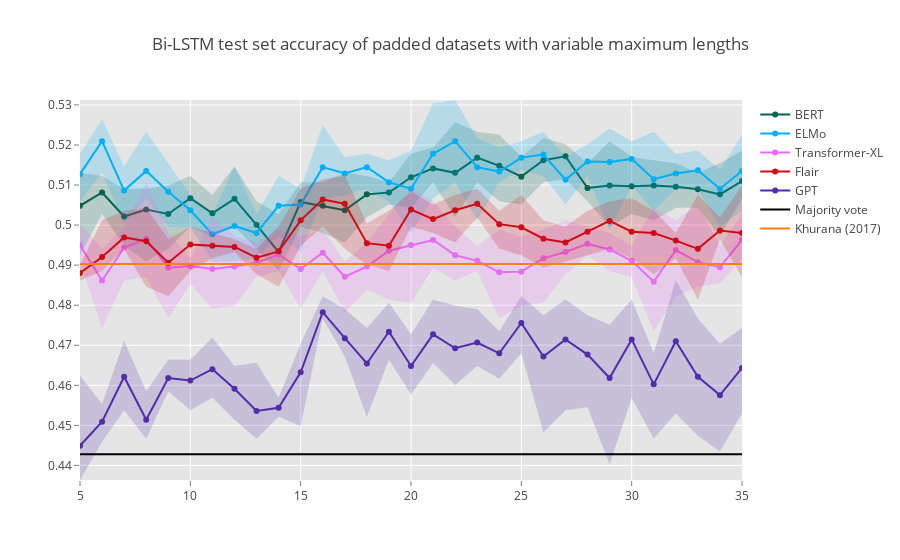

Notebook code for this chart:
### Code cell
x = list(range(5, 36))
x_rev = x[::-1]

# BERT
bert_matrix = np.transpose(np.array([np.array(list(acc_round.values())) for acc_round in bert_rounds]))
bert_y = [np.average(row) for row in bert_matrix]
bert_y_upper = [row.max() for row in bert_matrix]
bert_y_lower = [row.min() for row in bert_matrix]
bert_y_lower = bert_y_lower[::-1]

bert1 = go.Scatter(
    x = x + x_rev,
    y = bert_y_upper + bert_y_lower,
    fill = 'tozerox',
    fillcolor = 'rgba(0,100,80,0.2)',
    line = dict(color = 'rgba(255,255,255,0)'),
    showlegend = False,
    name = 'BERT',
)
bert2 = go.Scatter(
    x = x,
    y = bert_y,
    line = dict(color='rgb(0,100,80)'),
    mode = 'lines+markers',
    name = 'BERT',
)

# ELMo
elmo_matrix = np.transpose(np.array([np.array(list(acc_round.values())) for acc_round in elmo_rounds]))
elmo_y = [np.average(row) for row in elmo_matrix]
elmo_y_upper = [row.max() for row in elmo_matrix]
elmo_y_lower = [row.min() for row in elmo_matrix]
elmo_y_lower = elmo_y_lower[::-1]

elmo1 = go.Scatter(
    x = x + x_rev,
    y = elmo_y_upper + elmo_y_lower,
    fill = 'tozerox',
    fillcolor = 'rgba(0,176,246,0.2)',
    line = dict(color = 'rgba(255,255,255,0)'),
    showlegend = False,
    name = 'ELMo',
)
elmo2 = go.Scatter(
    x = x,
    y = elmo_y,
    line = dict(color='rgb(0,176,246)'),
    mode = 'lines+markers',
    name = 'ELMo',
)

# Transformer-XL
transformerxl_matrix = np.transpose(np.array([np.array(list(acc_round.values())) for acc_round in transformerxl_rounds]))
transformerxl_y = [np.average(row) for row in transformerxl_matrix]
transformerxl_y_upper = [row.max() for row in transformerxl_matrix]
transformerxl_y_lower = [row.min() for row in transformerxl_matrix]
transformerxl_y_lower = transformerxl_y_lower[::-1]

transformerxl1 = go.Scatter(
    x = x + x_rev,
    y = transformerxl_y_upper + transformerxl_y_lower,
    fill = 'tozerox',
    fillcolor = 'rgba(231,107,243,0.2)',
    line = dict(color = 'rgba(255,255,255,0)'),
    showlegend = False,
    name = 'Transformer-XL',
)
transformerxl2 = go.Scatter(
    x = x,
    y = transformerxl_y,
    line = dict(color='rgb(231,107,243)'),
    mode = 'lines+markers',
    name = 'Transformer-XL',
)

# Flair
flair_matrix = np.transpose(np.array([np.array(list(acc_round.values())) for acc_round in flair_rounds]))
flair_y = [np.average(row) for row in flair_matrix]
flair_y_upper = [row.max() for row in flair_matrix]
flair_y_lower = [row.min() for row in flair_matrix]
flair_y_lower = flair_y_lower[::-1]

flair1 = go.Scatter(
    x = x + x_rev,
    y = flair_y_upper + flair_y_lower,
    fill = 'tozerox',
    fillcolor = 'rgba(205,12,24,0.2)',
    line = dict(color = 'rgba(205,12,24,0)'),
    showlegend = False,
    name = 'Flair',
)
flair2 = go.Scatter(
    x = x,
    y = flair_y,
    line = dict(color='rgb(205,12,24)'),
    mode = 'lines+markers',
    name = 'Flair',
)

# GPT
gpt_matrix = np.transpose(np.array([np.array(list(acc_round.values())) for acc_round in gpt_rounds]))
gpt_y = [np.average(row) for row in gpt_matrix]
gpt_y_upper = [row.max() for row in gpt_matrix]
gpt_y_lower = [row.min() for row in gpt_matrix]
gpt_y_lower = gpt_y_lower[::-1]

gpt1 = go.Scatter(
    x = x + x_rev,
    y = gpt_y_upper + gpt_y_lower,
    fill = 'tozerox',
    fillcolor = 'rgba(81, 45, 168, 0.2)',
    line = dict(color = 'rgba(81, 45, 168, 0)'),
    showlegend = False,
    name = 'GPT',
)
gpt2 = go.Scatter(
    x = x,
    y = gpt_y,
    line = dict(color='rgb(81, 45, 168)'),
    mode = 'lines+markers',
    name = 'GPT',
)

# Baseline and highest performance
baseline = go.Scatter(
    x = x,
    y = [0.4428 for i in x],
    line = dict(color='rgb(0,0,0)'),
    mode = 'lines',
    name = 'Majority vote',
)
best_past_performance = go.Scatter(
    x = x,
    y = [0.4903 for i in x],
    mode = 'lines',
    name = 'Khurana (2017)',
)


data = [bert1, bert2, elmo1, elmo2, transformerxl1, transformerxl2, flair1, flair2, gpt1, gpt2, baseline, best_past_performance]
layout = go.Layout(
    title = 'Bi-LSTM test set accuracy of padded datasets with variable maximum lengths',
    paper_bgcolor = 'rgb(255,255,255)',
    plot_bgcolor = 'rgb(229,229,229)',
    xaxis = dict(
        gridcolor = 'rgb(255,255,255)',
        range = [5,35],
        showgrid = True,
        showline = False,
        showticklabels = True,
        tickcolor = 'rgb(127,127,127)',
        ticks = 'outside',
        zeroline = False
    ),
    yaxis=dict(
        gridcolor='rgb(255,255,255)',
        showgrid = True,
        showline = False,
        showticklabels = True,
        tickcolor = 'rgb(127,127,127)',
        ticks = 'outside',
        zeroline = False
    ),
)

fig = go.Figure(data = data, layout = layout)

iplot(fig)

### Figure 1 — Plotly figure (JSON) as saved in the notebook; plotly's stock layout.template omitted (floating-point values rounded to 4 significant figures)
{"data": [{"fill": "tozerox", "fillcolor": "rgba(0,100,80,0.2)", "line": {"color": "rgba(255,255,255,0)"}, "name": "BERT", "showlegend": false, "type": "scatter", "uid": "1c8871ab-5e2c-459e-a40b-c22d2287ec1d", "x": [5, 6, 7, 8, 9, 10, 11, 12, 13, 14, 15, 16, 17, 18, 19, 20, 21, 22, 23, 24, 25, 26, 27, 28, 29, 30, 31, 32, 33, 34, 35, 35, 34, 33, 32, 31, 30, 29, 28, 27, 26, 25, 24, 23, 22, 21, 20, 19, 18, 17, 16, 15, 14, 13, 12, 11, 10, 9, 8, 7, 6, 5], "y": [0.513, 0.5123, 0.5091, 0.5091, 0.5099, 0.5123, 0.5075, 0.5146, 0.5059, 0.5028, 0.5107, 0.5107, 0.513, 0.5123, 0.5107, 0.5178, 0.5194, 0.5257, 0.5233, 0.5225, 0.517, 0.5217, 0.5202, 0.5154, 0.5209, 0.517, 0.5162, 0.5154, 0.513, 0.5154, 0.5186, 0.5067, 0.4972, 0.5043, 0.5043, 0.5012, 0.5028, 0.4996, 0.5059, 0.5115, 0.5107, 0.5051, 0.5059, 0.5107, 0.502, 0.5107, 0.5043, 0.5051, 0.502, 0.4957, 0.498, 0.4996, 0.4885, 0.4941, 0.4996, 0.4972, 0.4996, 0.4941, 0.4909, 0.4949, 0.5028, 0.4925]}, {"line": {"color": "rgb(0,100,80)"}, "mode": "lines+markers", "name": "BERT", "type": "scatter", "uid": "23f45320-2984-4306-b778-690a059ffcd1", "x": [5, 6, 7, 8, 9, 10, 11, 12, 13, 14, 15, 16, 17, 18, 19, 20, 21, 22, 23, 24, 25, 26, 27, 28, 29, 30, 31, 32, 33, 34, 35], "y": [0.5048, 0.5081, 0.5021, 0.5039, 0.5028, 0.5067, 0.5029, 0.5066, 0.5001, 0.4933, 0.5058, 0.5048, 0.5037, 0.5077, 0.5081, 0.5119, 0.5142, 0.513, 0.5168, 0.5148, 0.5121, 0.5162, 0.5172, 0.5092, 0.5099, 0.5097, 0.5099, 0.5096, 0.5089, 0.5077, 0.511]}, {"fill": "tozerox", "fillcolor": "rgba(0,176,246,0.2)", "line": {"color": "rgba(255,255,255,0)"}, "name": "ELMo", "showlegend": false, "type": "scatter", "uid": "e6e423fd-eb9a-429d-a241-564091ec7df1", "x": [5, 6, 7, 8, 9, 10, 11, 12, 13, 14, 15, 16, 17, 18, 19, 20, 21, 22, 23, 24, 25, 26, 27, 28, 29, 30, 31, 32, 33, 34, 35, 35, 34, 33, 32, 31, 30, 29, 28, 27, 26, 25, 24, 23, 22, 21, 20, 19, 18, 17, 16, 15, 14, 13, 12, 11, 10, 9, 8, 7, 6, 5], "y": [0.5178, 0.5265, 0.5146, 0.5233, 0.5154, 0.5075, 0.5028, 0.5146, 0.5028, 0.5123, 0.5091, 0.5249, 0.517, 0.5178, 0.5162, 0.5186, 0.5304, 0.5312, 0.5217, 0.5194, 0.5209, 0.5233, 0.517, 0.5202, 0.5241, 0.5209, 0.5233, 0.5178, 0.5186, 0.5138, 0.5225, 0.5036, 0.4996, 0.5091, 0.5091, 0.5036, 0.5099, 0.4988, 0.5123, 0.5051, 0.5123, 0.5138, 0.5107, 0.5012, 0.5107, 0.5067, 0.498, 0.5059, 0.5091, 0.5075, 0.5067, 0.4933, 0.4972, 0.4917, 0.4909, 0.4909, 0.4996, 0.4996, 0.5067, 0.5004, 0.513, 0.5059]}, {"line": {"color": "rgb(0,176,246)"}, "mode": "lines+markers", "name": "ELMo", "type": "scatter", "uid": "d5441fb1-3fb8-4f78-9293-bdb0d7dfe19e", "x": [5, 6, 7, 8, 9, 10, 11, 12, 13, 14, 15, 16, 17, 18, 19, 20, 21, 22, 23, 24, 25, 26, 27, 28, 29, 30, 31, 32, 33, 34, 35], "y": [0.5127, 0.5209, 0.5086, 0.5135, 0.5083, 0.5037, 0.4977, 0.4998, 0.498, 0.5048, 0.5051, 0.5145, 0.5129, 0.5145, 0.5107, 0.5091, 0.5178, 0.5209, 0.5145, 0.5134, 0.5168, 0.5176, 0.5113, 0.5159, 0.5157, 0.5165, 0.5115, 0.5129, 0.5137, 0.5091, 0.5135]}, {"fill": "tozerox", "fillcolor": "rgba(231,107,243,0.2)", "line": {"color": "rgba(255,255,255,0)"}, "name": "Transformer-XL", "showlegend": false, "type": "scatter", "uid": "ca01c846-84a5-4c8f-a82c-8986d28a2b2c", "x": [5, 6, 7, 8, 9, 10, 11, 12, 13, 14, 15, 16, 17, 18, 19, 20, 21, 22, 23, 24, 25, 26, 27, 28, 29, 30, 31, 32, 33, 34, 35, 35, 34, 33, 32, 31, 30, 29, 28, 27, 26, 25, 24, 23, 22, 21, 20, 19, 18, 17, 16, 15, 14, 13, 12, 11, 10, 9, 8, 7, 6, 5], "y": [0.5004, 0.4941, 0.4996, 0.5107, 0.498, 0.4917, 0.502, 0.4972, 0.4957, 0.4988, 0.4972, 0.4988, 0.4909, 0.4957, 0.5028, 0.5091, 0.5059, 0.4996, 0.4949, 0.4988, 0.4972, 0.4988, 0.5012, 0.4996, 0.498, 0.4949, 0.5043, 0.5012, 0.5051, 0.4949, 0.5028, 0.4917, 0.4854, 0.4846, 0.4822, 0.4735, 0.487, 0.4885, 0.4925, 0.4877, 0.4806, 0.4798, 0.4767, 0.4885, 0.4862, 0.4893, 0.4806, 0.4814, 0.4838, 0.4783, 0.4885, 0.4791, 0.4885, 0.487, 0.4798, 0.4791, 0.4854, 0.4767, 0.487, 0.4862, 0.4743, 0.4909]}, {"line": {"color": "rgb(231,107,243)"}, "mode": "lines+markers", "name": "Transformer-XL", "type": "scatter", "uid": "b093c7ee-a18c-4a8c-b5c5-a4fb4e36b755", "x": [5, 6, 7, 8, 9, 10, 11, 12, 13, 14, 15, 16, 17, 18, 19, 20, 21, 22, 23, 24, 25, 26, 27, 28, 29, 30, 31, 32, 33, 34, 35], "y": [0.495, 0.4862, 0.4944, 0.4966, 0.4893, 0.4898, 0.489, 0.4896, 0.4906, 0.4926, 0.489, 0.4931, 0.4871, 0.4896, 0.4936, 0.495, 0.4963, 0.4925, 0.4911, 0.4882, 0.4884, 0.4917, 0.4933, 0.4953, 0.4939, 0.4911, 0.4858, 0.4938, 0.4908, 0.4895, 0.4963]}, {"fill": "tozerox", "fillcolor": "rgba(205,12,24,0.2)", "line": {"color": "rgba(205,12,24,0)"}, "name": "Flair", "showlegend": false, "type": "scatter", "uid": "f59b6fb1-c839-4665-8d69-76837eac2c6c", "x": [5, 6, 7, 8, 9, 10, 11, 12, 13, 14, 15, 16, 17, 18, 19, 20, 21, 22, 23, 24, 25, 26, 27, 28, 29, 30, 31, 32, 33, 34, 35, 35, 34, 33, 32, 31, 30, 29, 28, 27, 26, 25, 24, 23, 22, 21, 20, 19, 18, 17, 16, 15, 14, 13, 12, 11, 10, 9, 8, 7, 6, 5], "y": [0.4901, 0.5012, 0.5036, 0.5043, 0.4964, 0.4996, 0.498, 0.4964, 0.4941, 0.4996, 0.5091, 0.5115, 0.5123, 0.5004, 0.5036, 0.5083, 0.5051, 0.5075, 0.5091, 0.5036, 0.5075, 0.5012, 0.4996, 0.5036, 0.5059, 0.5067, 0.5036, 0.498, 0.5075, 0.502, 0.5099, 0.487, 0.4964, 0.4814, 0.4917, 0.4877, 0.4917, 0.4941, 0.4925, 0.4909, 0.4893, 0.4925, 0.4941, 0.502, 0.4957, 0.498, 0.4996, 0.4885, 0.4901, 0.4941, 0.4996, 0.4949, 0.4846, 0.4877, 0.4933, 0.4917, 0.4885, 0.4822, 0.4846, 0.4941, 0.4885, 0.4862]}, {"line": {"color": "rgb(205,12,24)"}, "mode": "lines+markers", "name": "Flair", "type": "scatter", "uid": "f607d209-2c3e-45c5-a8ba-e86796cb2a9e", "x": [5, 6, 7, 8, 9, 10, 11, 12, 13, 14, 15, 16, 17, 18, 19, 20, 21, 22, 23, 24, 25, 26, 27, 28, 29, 30, 31, 32, 33, 34, 35], "y": [0.4881, 0.492, 0.4969, 0.496, 0.4906, 0.4952, 0.4949, 0.4945, 0.4919, 0.4934, 0.5012, 0.5064, 0.5053, 0.4955, 0.4949, 0.5039, 0.5015, 0.5037, 0.5053, 0.5002, 0.4994, 0.4966, 0.4957, 0.4983, 0.501, 0.4983, 0.498, 0.4961, 0.4941, 0.4987, 0.498]}, {"fill": "tozerox", "fillcolor": "rgba(81, 45, 168, 0.2)", "line": {"color": "rgba(81, 45, 168, 0)"}, "name": "GPT", "showlegend": false, "type": "scatter", "uid": "252a4b7a-9c8a-45fd-a7be-18f1017e0958", "x": [5, 6, 7, 8, 9, 10, 11, 12, 13, 14, 15, 16, 17, 18, 19, 20, 21, 22, 23, 24, 25, 26, 27, 28, 29, 30, 31, 32, 33, 34, 35, 35, 34, 33, 32, 31, 30, 29, 28, 27, 26, 25, 24, 23, 22, 21, 20, 19, 18, 17, 16, 15, 14, 13, 12, 11, 10, 9, 8, 7, 6, 5], "y": [0.4625, 0.4553, 0.4711, 0.4585, 0.4664, 0.4664, 0.4719, 0.4648, 0.4656, 0.4569, 0.4704, 0.4822, 0.4791, 0.4743, 0.4806, 0.4727, 0.4814, 0.4798, 0.4791, 0.4735, 0.4822, 0.4775, 0.4814, 0.4775, 0.4751, 0.4814, 0.468, 0.4862, 0.4767, 0.4704, 0.4743, 0.453, 0.4435, 0.4474, 0.453, 0.4466, 0.4569, 0.4403, 0.4545, 0.4538, 0.4482, 0.468, 0.4617, 0.4648, 0.4601, 0.4656, 0.4577, 0.4664, 0.4522, 0.4672, 0.4767, 0.4498, 0.4522, 0.4466, 0.4514, 0.4569, 0.4538, 0.4585, 0.4466, 0.4538, 0.4458, 0.4364]}, {"line": {"color": "rgb(81, 45, 168)"}, "mode": "lines+markers", "name": "GPT", "type": "scatter", "uid": "d151f824-c071-4801-841b-be0b8780e089", "x": [5, 6, 7, 8, 9, 10, 11, 12, 13, 14, 15, 16, 17, 18, 19, 20, 21, 22, 23, 24, 25, 26, 27, 28, 29, 30, 31, 32, 33, 34, 35], "y": [0.4449, 0.4509, 0.4621, 0.4514, 0.4618, 0.4612, 0.464, 0.4591, 0.4536, 0.4544, 0.4632, 0.4783, 0.4718, 0.4655, 0.4734, 0.4648, 0.4727, 0.4692, 0.4707, 0.468, 0.4756, 0.4672, 0.4715, 0.4677, 0.4618, 0.4715, 0.4602, 0.471, 0.4621, 0.4575, 0.4643]}, {"line": {"color": "rgb(0,0,0)"}, "mode": "lines", "name": "Majority vote", "type": "scatter", "uid": "6250b400-661f-4f53-aa40-c0f69d5643f3", "x": [5, 6, 7, 8, 9, 10, 11, 12, 13, 14, 15, 16, 17, 18, 19, 20, 21, 22, 23, 24, 25, 26, 27, 28, 29, 30, 31, 32, 33, 34, 35], "y": [0.4428, 0.4428, 0.4428, 0.4428, 0.4428, 0.4428, 0.4428, 0.4428, 0.4428, 0.4428, 0.4428, 0.4428, 0.4428, 0.4428, 0.4428, 0.4428, 0.4428, 0.4428, 0.4428, 0.4428, 0.4428, 0.4428, 0.4428, 0.4428, 0.4428, 0.4428, 0.4428, 0.4428, 0.4428, 0.4428, 0.4428]}, {"mode": "lines", "name": "Khurana (2017)", "type": "scatter", "uid": "294266b7-fc65-440a-aafe-c50a7b975a95", "x": [5, 6, 7, 8, 9, 10, 11, 12, 13, 14, 15, 16, 17, 18, 19, 20, 21, 22, 23, 24, 25, 26, 27, 28, 29, 30, 31, 32, 33, 34, 35], "y": [0.4903, 0.4903, 0.4903, 0.4903, 0.4903, 0.4903, 0.4903, 0.4903, 0.4903, 0.4903, 0.4903, 0.4903, 0.4903, 0.4903, 0.4903, 0.4903, 0.4903, 0.4903, 0.4903, 0.4903, 0.4903, 0.4903, 0.4903, 0.4903, 0.4903, 0.4903, 0.4903, 0.4903, 0.4903, 0.4903, 0.4903]}], "layout": {"paper_bgcolor": "rgb(255,255,255)", "plot_bgcolor": "rgb(229,229,229)", "title": {"text": "Bi-LSTM test set accuracy of padded datasets with variable maximum lengths"}, "xaxis": {"gridcolor": "rgb(255,255,255)", "range": [5, 35], "showgrid": true, "showline": false, "showticklabels": true, "tickcolor": "rgb(127,127,127)", "ticks": "outside", "zeroline": false}, "yaxis": {"gridcolor": "rgb(255,255,255)", "showgrid": true, "showline": false, "showticklabels": true, "tickcolor": "rgb(127,127,127)", "ticks": "outside", "zeroline": false}}}
